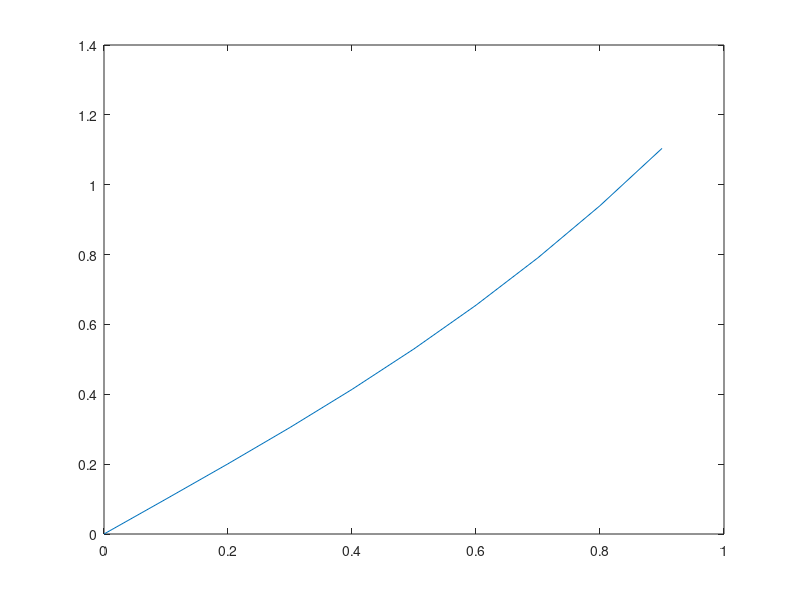

Write the MATLAB code that produced this figure.
f=@(y)y^2+1;
for h=0.1
    n=ceil(1/h);
    arr_y=zeros(n,1);
    arr_y(1)=0;
    x=0;
    for i=2:n
        arr_y(i)=arr_y(i-1)+h*f(x);
        x=x+h;        
    end
    arr_x=(0:h:n*h-h);
    plot(arr_x,arr_y)
    pause(2)
    hold on
end